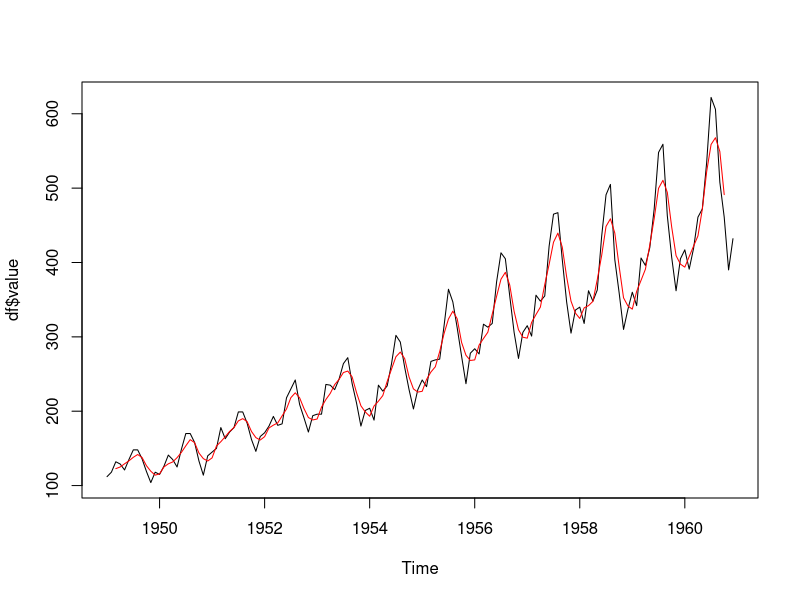

Write the R code that produced this figure.
#function for convert ts in df
convert_ts_to_df <- function(df){
  if(!is.ts(df)) stop('\"df\" must be class ts', call. = T)
  data.frame(Date = as.numeric(time(df)), value = as.numeric(df))
}
df <- convert_ts_to_df(AirPassengers)
plot(df$Date, df$value, type = 'l', xlab = "Time")

#function for book Advanced R by Hadley
rollmean <- function(x, n) {
  out <- rep(NA, length(x))
  
  offset <- trunc(n / 2)
  for (i in (offset + 1):(length(x) - n + offset + 1)) {
    out[i] <- mean(x[(i - offset):(i + offset - 1)])
  }
  out
}
lines(df$Date, rollmean(df$value, 5), col = 'red')
